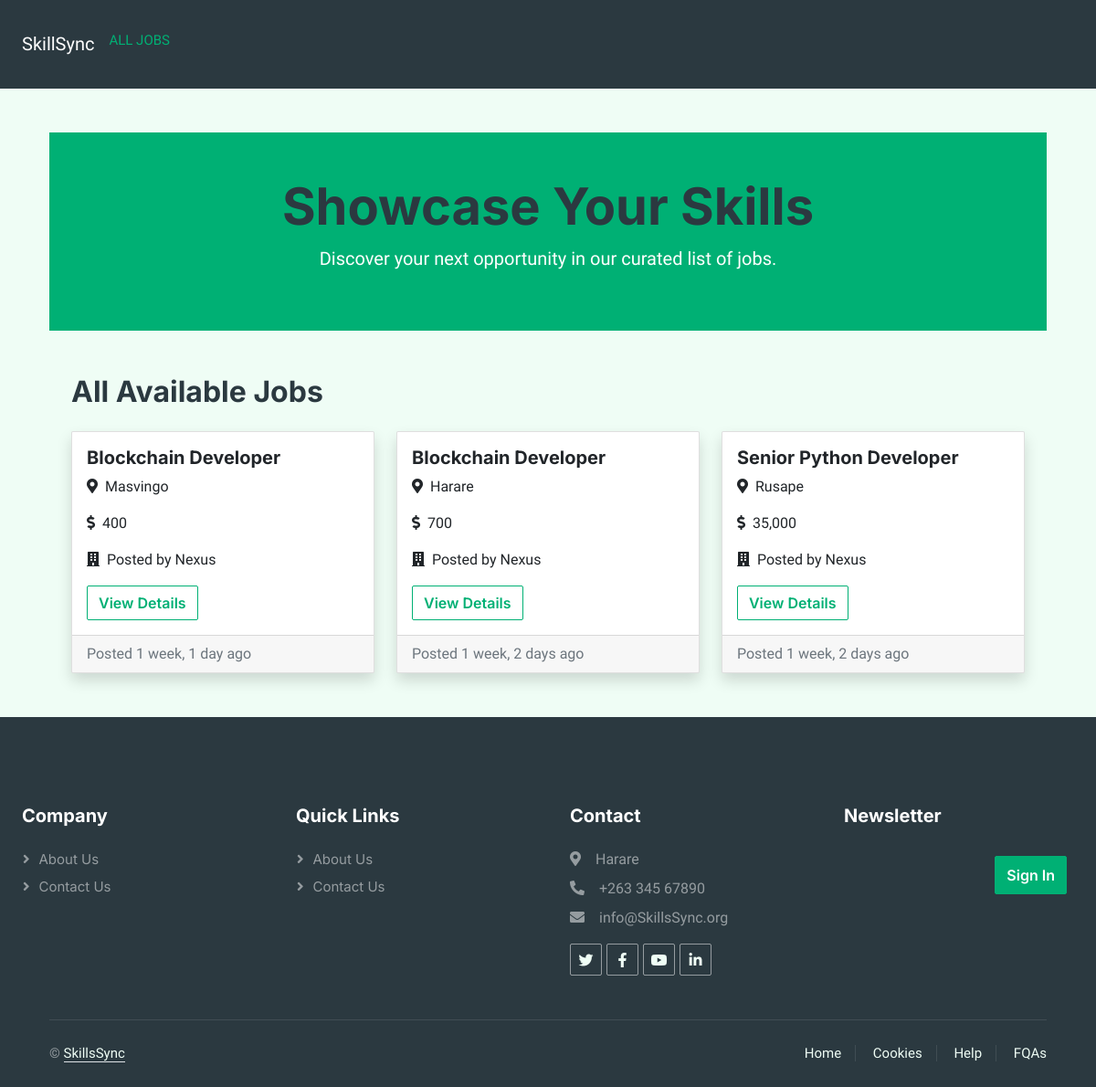
Page /job-listing on the earlier database version.
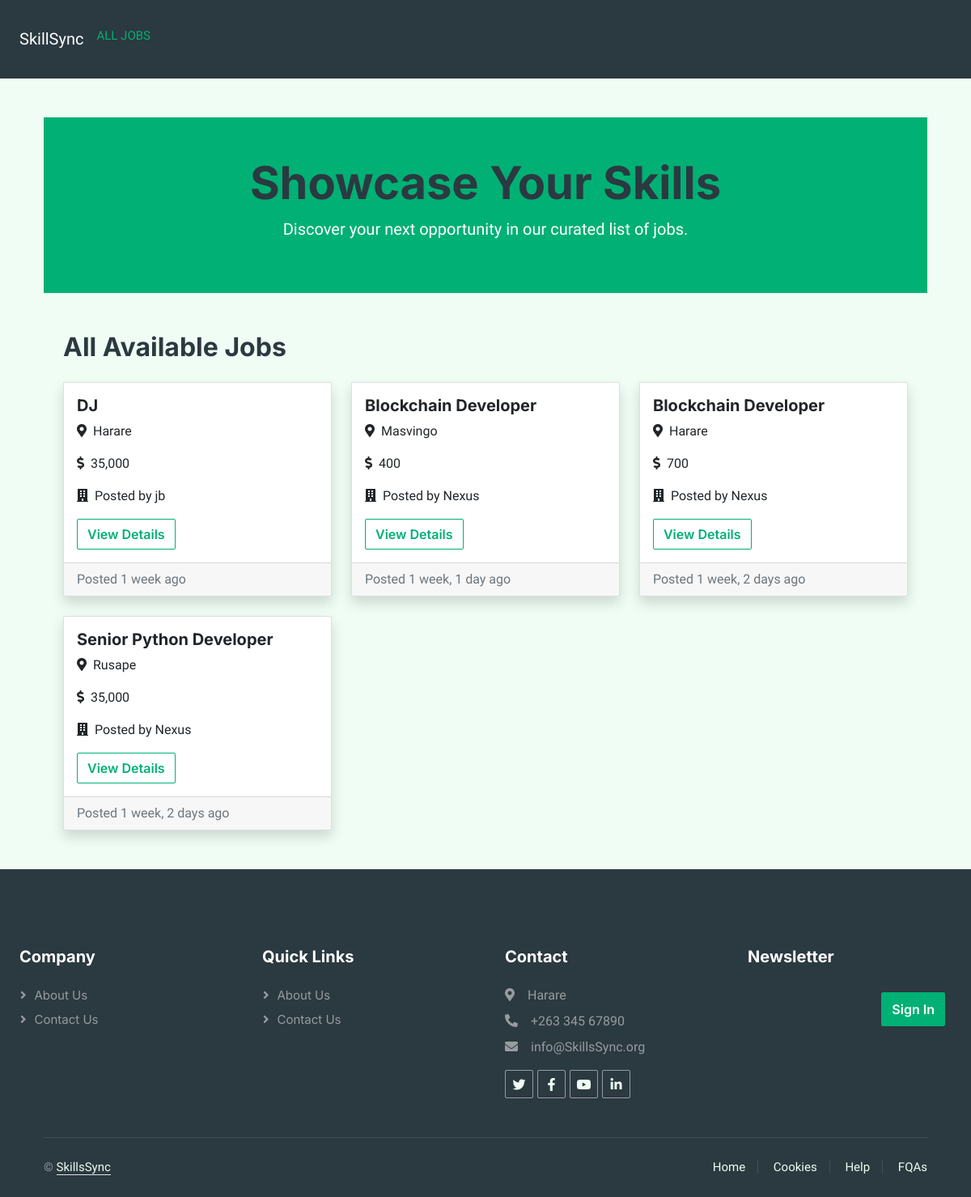
Same page on the later database version.
### job/models.py (models this page shows, shortened)
class Job(models.Model):
    job_type_choices = (
        ('Remote','Remote'),
        ('Onsite','Onsite'),
        ('Hybrid','Hybrid')
    )
    user = models.ForeignKey(User, on_delete = models.CASCADE)
    company = models.ForeignKey(Company, on_delete = models.CASCADE)
    title = models.CharField(max_length=100)
    city = models.CharField(max_length= 100)
    salary = models.PositiveIntegerField(default =35000 )
    requirements = models.TextField()
    ideal_candidate = models.TextField()
    is_available = models.BooleanField(default=True) # if job is available or not
    timestamp = models.DateTimeField(auto_now_add=True)
    industry = models.ForeignKey(Industry, on_delete = models.DO_NOTHING, null = True, blank = True)
    province = models.ForeignKey(Province, on_delete= models.DO_NOTHING, null = True, blank= True)
    job_type = models.CharField(max_length=20, choices = job_type_choices, null = True, blank = True)

### company/models.py (models this page shows)
class Company(models.Model):
    user = models.OneToOneField(User,on_delete = models.CASCADE)
    name = models.CharField(max_length=100,null=True, blank=True)
    est_date = models.PositiveIntegerField(null=True, blank=True)
    city = models.CharField(max_length=100,null=True, blank=True)
    state = models.CharField(max_length=100,null=True, blank=True)

### website/views.py (the view)
# urls.py: path('job-listing', views.job_listing, name='job-listing'),
def job_listing(request):
    jobs = Job.objects.filter(is_available=True).order_by('-timestamp')
    context = {'jobs':jobs}
    return render(request, 'website/job_listing.html', context)

### templates/website/job_listing.html
{% extends 'base.html' %}
{% load humanize %}
{% block content %}
<section class="bg-primary text-white py-5">
    <div class="container text-center">
        <h1 class="display-4 fw-bold">Showcase Your Skills</h1>
        <p class="lead">Discover your next opportunity in our curated list of jobs.</p>
    </div>
</section>
<div class="container my-5">
    <h2 class="mb-4">All Available Jobs</h2>
    <div class="row row-cols-1 row-cols-md-3 g-4">
        {% if jobs %}
            {% for job in jobs %}
                <div class="col">
                    <div class="card h-100 shadow">
                        <div class="card-body">
                            <h5 class="card-title">{{ job.title }}</h5>
                            <p class="card-text"><i class="fas fa-map-marker-alt me-2"></i>{{ job.city }}</p>
                            <p class="card-text"><i class="fas fa-dollar-sign me-2"></i>{{ job.salary|intcomma }}</p>
                            <p class="card-text"><i class="fas fa-building me-2"></i>Posted by {{ job.company.name }}</p>
                            <a href="{% url 'job-details' job.pk %}" class="btn btn-outline-primary">View Details</a>
                        </div>
                        <div class="card-footer text-muted">
                            Posted {{ job.timestamp|naturaltime }}
                        </div>
                    </div>
                </div>
            {% endfor %}
        {% else %}
            <div class="col">
                <p>No jobs available at the moment. Please check back later.</p>
            </div>
        {% endif %}
    </div>
</div>
{% endblock content %}

Differences in the rows shown:
added Job: title "DJ", city "Harare", salary "35,000", company.name "jb", timestamp "1 week ago"
